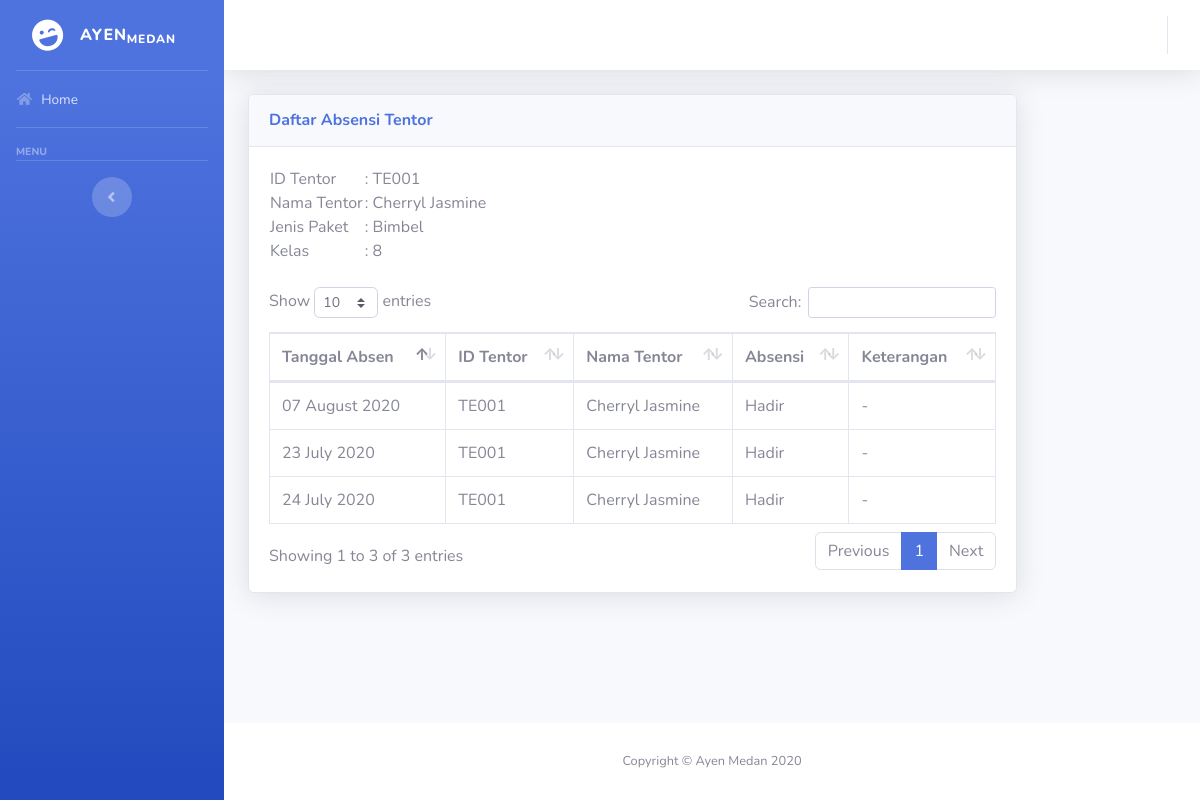
The page /daftar-absen-tentor.php?id=TE001&paket=Bimbel on the database its author committed.
### tables this page shows
CREATE TABLE `absensi_tentor` (
  `id_absen` int(11) NOT NULL,
  `idTentor` varchar(12) NOT NULL,
  `namaTentor` text NOT NULL,
  `jamMulai` time NOT NULL,
  `jamAkhir` time NOT NULL,
  `tglAbsen` datetime NOT NULL,
  `paket` enum('Bimbel','MAFIA','Bahasa Inggris','Bahasa Mandarin') NOT NULL,
  `kelas` int(11) NOT NULL,
  `absensi` enum('Hadir','Ijin','Alpha','Sakit') NOT NULL,
  `keterangan` text NOT NULL
);

### daftar-absen-tentor.php (the view, shortened to what this page needs)
<?php
include("koneksi.php");
?>
<html>
    <head>
        <link href="vendor/fontawesome-free/css/all.min.css" rel="stylesheet" type="text/css">
        <link href="css/sb-admin-2.min.css" rel="stylesheet">
		<link href="vendor/datatables/dataTables.bootstrap4.min.css" rel="stylesheet">
    </head>
    <body id="page-top">
    <div id="wrapper">
        <?php include("sidebar.php"); ?>
        <div id="content-wrapper" class="d-flex flex-column">
            <div id="content">
                <nav class="navbar navbar-expand navbar-light bg-white topbar mb-4 static-top shadow">
                    <?php include("topBar.php"); ?>
                </nav>
                <div class="container-fluid">
                    <div class="row">
						<div class="col-xs-12 col-sm-12 col-md-10 col-lg-10">
							<div class="card shadow mb-4">
								<div class="card-header py-3">
									<h6 class="m-0 font-weight-bold text-primary">Daftar Absensi Tentor</h6>
								</div>
								<div class="card-body">
                                    <?php
                                    if (isset($_GET['id'])) {
                                        $dataTentor = "";
                                        if (isset($_GET['id'])) $dataTentor = mysqli_query($db, "SELECT * FROM `tentor` WHERE idTentor = '$_GET[id]'");
                                        if (isset($_GET['id']) && isset($_GET['paket'])) $dataTentor = mysqli_query($db, "SELECT * FROM `absensi_tentor` WHERE idTentor = '$_GET[id]' AND paket = '$_GET[paket]' LIMIT 1");
                                        while ($data = mysqli_fetch_array($dataTentor)) {
                                    ?>
                                    <div class="table-responsive">
                                        <table>
                                            <tr><td>ID Tentor</td><td>: <?= $data['idTentor']; ?></td></tr>
                                            <tr><td>Nama Tentor</td><td>: <?= $data['namaTentor']; ?></td></tr>
                                            <tr><td>Jenis Paket</td><td>: <?= $data['paket']; ?></td></tr>
                                            <?= (isset($_GET['id']) && isset($_GET['paket'])) ? "<tr><td>Kelas</td><td>: " . $data['kelas'] . "</td></tr>" : ""; ?>
                                        </table>
                                    </div><br/>
                                    <?php
                                        }
                                    ?>
									<div class="table-responsive">
                                        <table id="dataTable" border="0" class="table table-bordered">
                                            <thead>
												<tr>
													<th>Tanggal Absen</th>
													<th>ID Tentor</th>
													<th>Nama Tentor</th>
													<th>Absensi</th>
                                                    <th>Keterangan</th>
												</tr>
											</thead>
											<tbody>
                                                <?php
                                                if (isset($_GET['id']) && isset($_GET['paket'])) $listAbsen = mysqli_query($db, "SELECT * FROM `absensi_tentor` WHERE idTentor = '$_GET[id]' AND paket = '$_GET[paket]' ORDER BY tglAbsen ASC;");
                                                if (isset($_GET['id'])) $listAbsen = mysqli_query($db, "SELECT * FROM `absensi_tentor` WHERE idTentor = '$_GET[id]' ORDER BY tglAbsen ASC;");
                                                if (mysqli_num_rows($listAbsen) > 0) {
                                                    while ($list = mysqli_fetch_array($listAbsen)) {
                                                ?>
                                                <tr>
                                                    <td><?= date("d F Y", strtotime($list['tglAbsen'])); ?></td>
                                                    <td><?= $list['idTentor']; ?></td>
                                                    <td><?= $list['namaTentor']; ?></td>
                                                    <td><?= $list['absensi']; ?></td>
                                                    <td><?= $list['keterangan']; ?></td>
                                                </tr>
                                                <?php
                                                    }
                                                }
                                                ?>
                                            </tbody>
                                        </table>
                                    </div>
                                    <?php
                                    }
                                    ?>
								</div>
							</div>
						</div>
					</div>
				</div>
			</div>
			<footer class="sticky-footer bg-white">
				<div class="container my-auto">
					<div class="copyright text-center my-auto">
						<span>Copyright &copy; Ayen Medan 2020</span>
					</div>
				</div>
			</footer>
		</div>
	</div>
	</body>
</html>

### rows shown on the page
absensi_tentor: idTentor "TE001", namaTentor "Cherryl Jasmine", paket "Bimbel", kelas "8", tglAbsen "24 July 2020", absensi "Hadir", keterangan "-"
absensi_tentor: tglAbsen "23 July 2020", idTentor "TE001", namaTentor "Cherryl Jasmine", absensi "Hadir", keterangan "-"
absensi_tentor: tglAbsen "07 August 2020", idTentor "TE001", namaTentor "Cherryl Jasmine", absensi "Hadir", keterangan "-"
